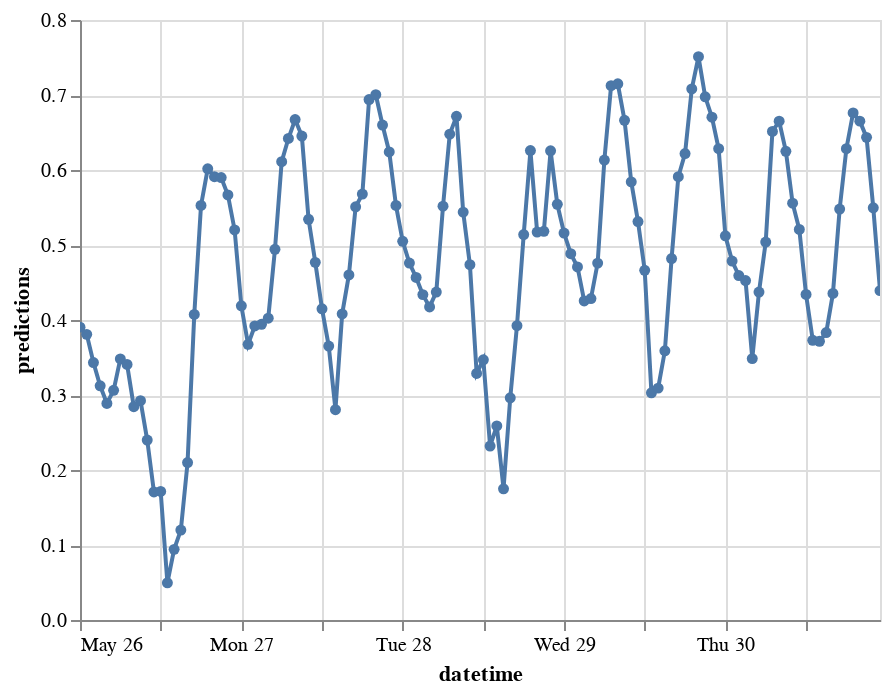

Write notebook code for a chart like this one.
### Code cell
# Importing Altair for interactive visualization
import altair as alt

# Create Altair chart with line and dots
chart = alt.Chart(new_data).mark_line(point=True).encode(
    x='datetime:T', 
    y='predictions:Q', 
    # Adding tooltips for interactive information display
    tooltip=[alt.Tooltip('dateime:T', title='Date', format='%Y-%m-%d'), 
             alt.Tooltip('datetime:T', title='Time', format='%H:%M'), 
             alt.Tooltip('predictions:Q', title='Spot Price (DKK/kWh)', format='.2f'),
            ]
)
 
# Display the chart
chart.interactive()
